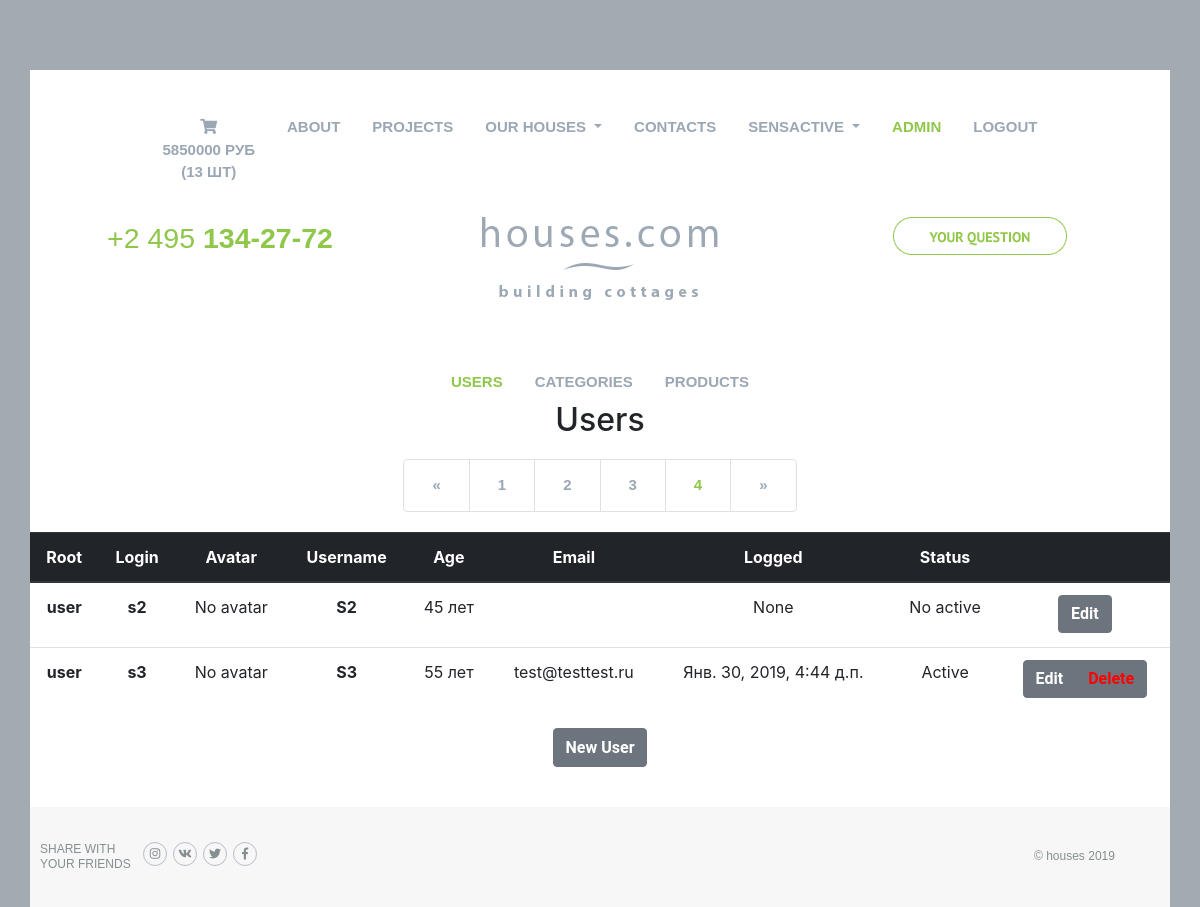
Page /selfadmin/users/read/?page=4 (signed in) on the earlier database version.
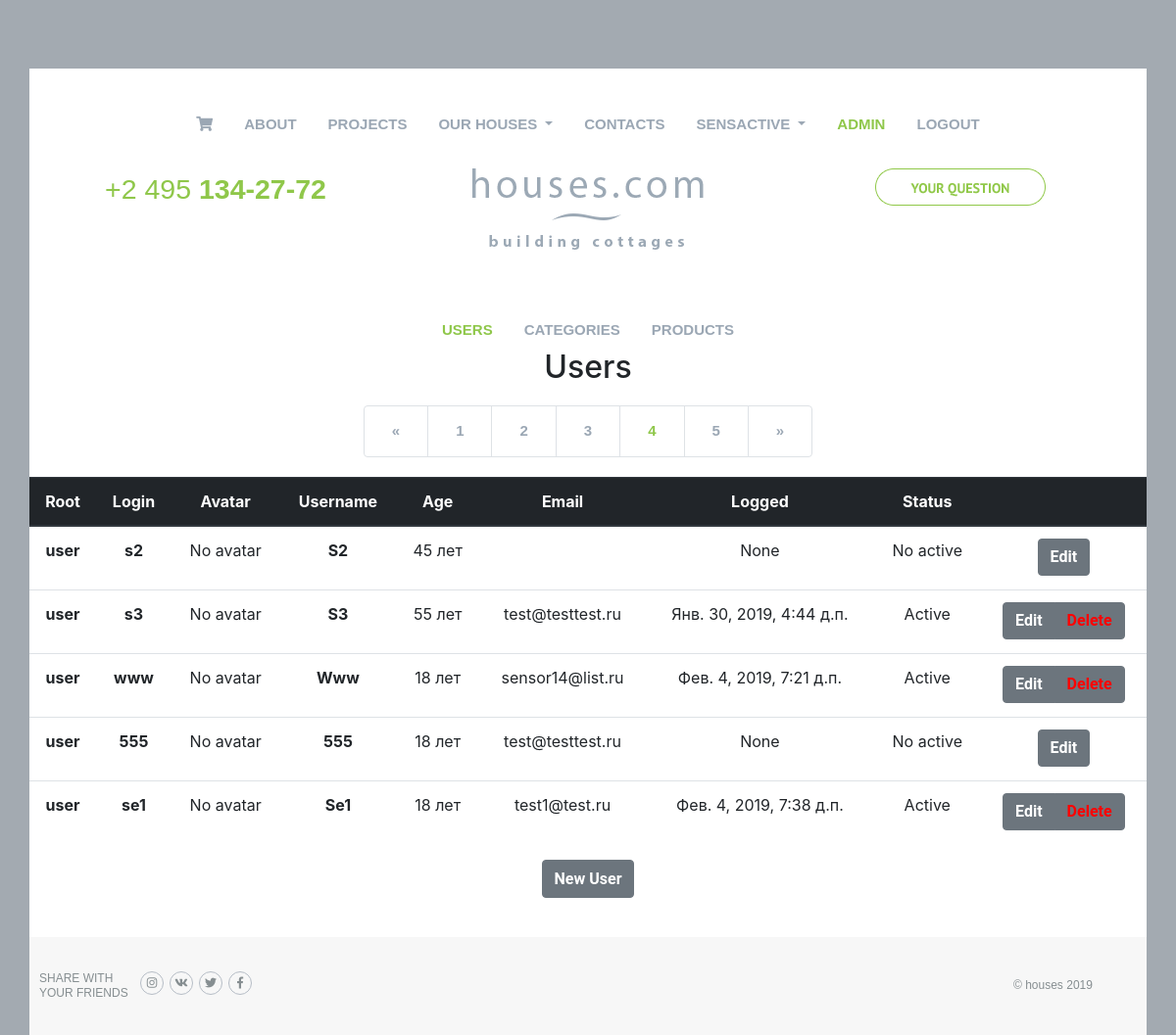
Same page on the later database version.
### basketapp/models.py (models this page shows)
class Basket(models.Model):
    user = models.ForeignKey(settings.AUTH_USER_MODEL, on_delete=models.CASCADE, related_name='basket')
    product = models.ForeignKey(Product, on_delete=models.CASCADE)
    quantity = models.PositiveIntegerField(verbose_name='количество', default=0)
    add_datetime = models.DateTimeField(verbose_name='время', auto_now_add=True)
    @property
    def product_cost(self):
        return self.product.price * self.quantity
    @property
    def total_quantity(self):
        _items = Basket.objects.filter(user=self.user, product__is_active=True)
        _totalquantity = sum(list(map(lambda x: x.quantity, _items)))
        return _totalquantity
    @property
    def total_cost(self):
        _items = Basket.objects.filter(user=self.user, product__is_active=True)
        _totalcost = sum(list(map(lambda x: x.product_cost, _items)))
        return _totalcost

### authapp/models.py (models this page shows, shortened)
class ShopUser(AbstractUser):
    avatar = models.ImageField(upload_to='user_avatars/%Y/%m/%d', blank=True)
    age = models.PositiveIntegerField(verbose_name='Возраст', null=True, blank=True, default=18)
    activation_key = models.CharField(max_length=128, blank=True)
    activation_key_expires = models.DateTimeField(default=(now() + timedelta(hours=48)))

### mainapp/models.py (models this page shows, shortened)
class Product(models.Model):
    name = models.CharField(max_length=32, unique=True, verbose_name='Название продукта')
    info = models.TextField(verbose_name='Описание продукта')
    price = models.PositiveIntegerField(verbose_name='Цена')
    img = models.ImageField(upload_to='products/%Y/%m/%d', verbose_name='Картинка продукта')
    category = models.ForeignKey(Category, on_delete=models.SET_NULL, null=True, blank=True, verbose_name='Проект')
    is_active = models.BooleanField(verbose_name='активен', default=True)

### adminapp/views.py (the view)
# urls.py: path('users/read/', adminapp.UsersListView.as_view(), name='users'),
class UsersListView(ListView):
    model = ShopUser
    template_name = 'adminapp/users.html'
    paginate_by = 5
    @method_decorator(user_passes_test(lambda u: u.is_superuser))
    def dispatch(self, *args, **kwargs):
        return super().dispatch(*args, **kwargs)
    def get_context_data(self, **kwargs):
        context = super().get_context_data(**kwargs)
        return context

### mainapp/context_processors.py (called while the page is built)
def basket(request):
    basket = []
    if request.user.is_authenticated:
        basket = Basket.objects.filter(user=request.user)
    return {
        'basket': basket
    }

def get_categories(request):
    categories = Category.objects.all().exclude(is_active=False)
    return {
        'categories': categories
    }

### adminapp/templates/adminapp/users.html (shortened to what this page needs)
{% extends 'mainapp/base.html' %}
{% load static %}
{% block content %}
    {% include 'adminapp/include/inc_admin_menu.html' %}
    <h2 class="text-center">Users</h2>
    {% include 'adminapp/include/inc_pages.html' %}
    <table class="table">
        <thead class="thead-dark">
        <tr class="text-center">
            <th class="d-none d-lg-table-cell" scope="col">Root</th>
            <th scope="col">Login</th>
            <th class="d-none d-lg-table-cell" scope="col">Avatar</th>
            <th class="d-none d-lg-table-cell" scope="col">Username</th>
            <th class="d-none d-lg-table-cell" scope="col">Age</th>
            <th class="d-none d-lg-table-cell" scope="col">Email</th>
            <th class="d-none d-lg-table-cell" scope="col">Logged</th>
            <th scope="col">Status</th>
            <th scope="col"></th>
        </tr>
        </thead>
        <tbody>
        {% for object in object_list %}
            <tr class="text-center">
                <th class="d-none d-lg-table-cell" scope="row">
                    {% if object.is_superuser %}
                        admin
                    {% else %}
                        user
                    {% endif %}
                </th>
                <td>
                    <p><strong>{{ object.username }}</strong></p>
                </td>
                <td class="d-none d-lg-table-cell">
                    {% if object.avatar %}
                        <a href="/media/{{ object.avatar }}" target="_blank">avatar</a>
                    {% else %}
                        No avatar
                    {% endif %}
                </td>
                <td class="d-none d-lg-table-cell">
                    <p>
                        {% if object.first_name %}
                            <b>{{ object.first_name|title }}</b>
                        {% endif %}
                    </p>
                </td>
                <td class="d-none d-lg-table-cell">{{ object.age }} лет</td>
                <td class="d-none d-lg-table-cell">{{ object.email }}</td>
                <td class="d-none d-lg-table-cell">{{ object.last_login }}</td>
                <td>
                    {% if object.is_active == True %}
                    Active
                    {% else %}
                    No active
                    {% endif %}
                </td>
                <td>
                    <div class="btn-group" role="group" aria-label="Basic example">
                        <button type="button" class="btn btn-secondary editBtn">
                            <a class="user d-none d-lg-block" href={% url 'adminapp:user_update' pk=object.pk %}>
                                Edit
                        </button>
                        {% if object.is_active %}
                            <button type="button" class="btn btn-secondary removeBtn">
                                <a class="user d-none d-lg-block" href={% url 'adminapp:user_delete' pk=object.pk %}>
                                    Delete
                            </button>
                        {% endif %}
                    </div>
                </td>
            </tr>
        {% endfor %}
        </tbody>
    </table>
    <div class="text-center">
        <button type="button" class="btn btn-secondary">
            <a class="user" href={% url 'adminapp:user_create' %}>
                New User
        </button>
    </div>
{% endblock %}

### mainapp/templates/mainapp/include/inc_menu.html (shortened to what this page needs)
<ul class="nav justify-content-center d-none d-lg-flex">
    <li class="nav-item">
        <a class="nav-link text-center" href={% url 'basketapp:view' %}>
            <i class="fas fa-shopping-cart"></i><br>
            {% if basket %}
                <span>
                    {{ basket.0.total_cost|floatformat:0 }} руб <br>
                    ({{ basket.0.total_quantity }} шт)
                </span>
            {% endif %}
    </li>
    <li class="nav-item">
        <a class={% if request.resolver_match.url_name == 'main' %} 'nav-link nav-link_active'
        {% else %} nav-link
        {% endif %}
           href={% url 'mainapp:main' %}>About</a>
    </li>
    <li class="nav-item">
        <a class={% if request.resolver_match.url_name == 'projects' %} 'nav-link nav-link_active'
        {% else %} nav-link
        {% endif %}
           href={% url 'mainapp:projects' %}>Projects
    </li>
    <li class="nav-item dropdown">
        <a class="nav-link dropdown-toggle" href="#" id="navbarDropdown" role="button" data-toggle="dropdown" aria-haspopup="true" aria-expanded="false">
            Our houses
        </a>
    </li>
    <li class="nav-item">
        <a class={% if request.resolver_match.url_name == 'contacts' %} 'nav-link nav-link_active'
        {% else %} nav-link
        {% endif %}
           href={% url 'mainapp:contacts' %}>Contacts</a>
    </li>
    {% if user.is_authenticated %}
        <li class="nav-item">
            <div class="dropdown">
                <a class="dropdown-toggle nav-link" href="" data-toggle="dropdown">
                    {{ user.username|default:'User' }}
                </a>
            </div>
        </li>
    {% endif %}
    {% if user.is_superuser %}
        <li class="nav-item">
            <a class={% if request.resolver_match.app_name == 'adminapp' %} 'nav-link nav-link_active'
            {% else %} nav-link
            {% endif %} href="{% url 'adminapp:users' %}">admin</a>
        </li>
    {% endif %}
    <li class="nav-item">
        {% if user.is_authenticated %}
            <a class="nav-link" href="{% url 'auth:logout' %}">logout</a>
        {% else %}
            <a class="nav-link" href="{% url 'auth:login' %}">login</a>
        {% endif %}
    </li>
</ul>

Differences in the rows shown:
removed Basket: user+product+quantity "5850000", user+quantity "13"
added ShopUser: is_superuser "user", username "www", avatar "No avatar", first_name "Www", age "18", email "sensor14@list.ru", last_login "Фев. 4, 2019, 7:21 д.п.", is_active "Active"
added ShopUser: is_superuser "user", username "555", avatar "No avatar", first_name "555", age "18", email "test@testtest.ru", last_login "None", is_active "No active"
added ShopUser: is_superuser "user", username "se1", avatar "No avatar", first_name "Se1", age "18", email "test1@test.ru", last_login "Фев. 4, 2019, 7:38 д.п.", is_active "Active"
Other differences:
new list line: "5"
text no longer shown: "РУБ ( ШТ)"
